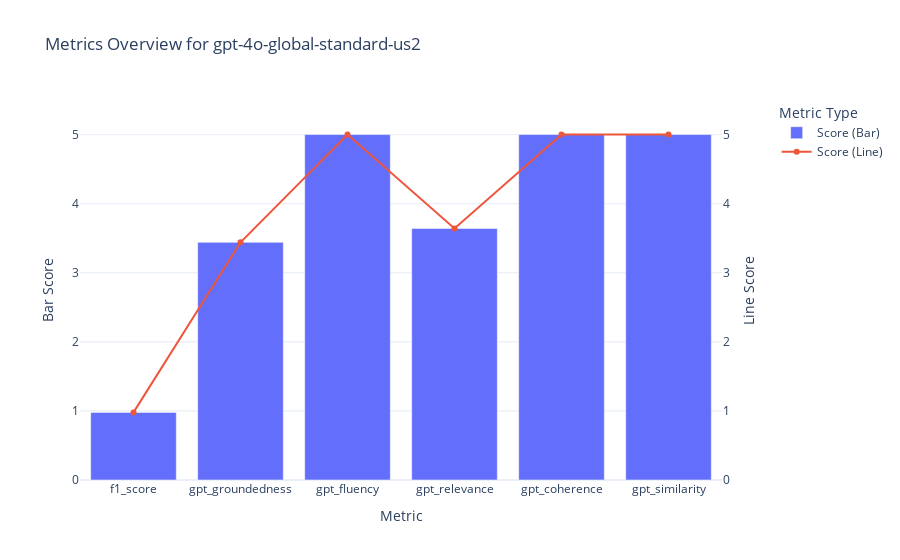

Here is the notebook cell this chart was saved with:
### Code cell
quality_evals.plot_metrics(metrics_quality)

### Figure 1 — Plotly figure (JSON) as saved in the notebook; plotly's stock layout.template omitted (floating-point values rounded to 4 significant figures)
{"data": [{"name": "Score (Bar)", "type": "bar", "x": ["f1_score", "gpt_groundedness", "gpt_fluency", "gpt_relevance", "gpt_coherence", "gpt_similarity"], "xaxis": "x", "y": [0.9786, 3.44, 5, 3.64, 5, 5], "yaxis": "y"}, {"mode": "lines+markers", "name": "Score (Line)", "type": "scatter", "x": ["f1_score", "gpt_groundedness", "gpt_fluency", "gpt_relevance", "gpt_coherence", "gpt_similarity"], "xaxis": "x", "y": [0.9786, 3.44, 5, 3.64, 5, 5], "yaxis": "y2"}], "layout": {"legend": {"title": {"text": "Metric Type"}}, "title": {"text": "Metrics Overview for gpt-4o-global-standard-us2"}, "xaxis": {"anchor": "y", "domain": [0, 0.94], "title": {"text": "Metric"}}, "yaxis": {"anchor": "x", "domain": [0, 1], "range": [0, 5.5], "title": {"text": "Bar Score"}}, "yaxis2": {"anchor": "x", "overlaying": "y", "range": [0, 5.5], "side": "right", "title": {"text": "Line Score"}}}}
